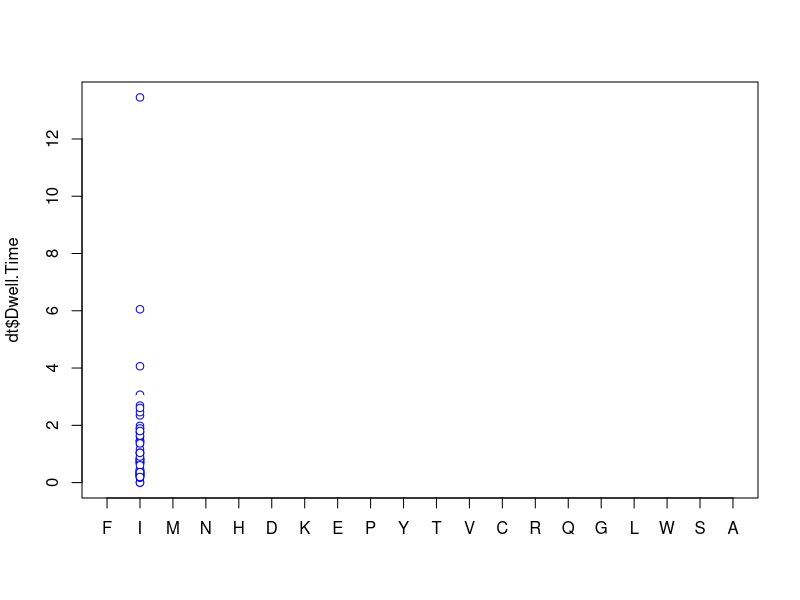

The R source for this figure: (Note: this script raises an error after producing the figure.)
dt=read.csv('plot_data.csv')
dt2<-cbind(dt$Amino.Acid[!duplicated(dt$Amino.Acid)],seq(1:20))
dt2<-dt2[order(dt2[,1]),]
stripchart(dt$Dwell.Time~factor(dt$Amino.Acid), vertical=T, at=dt2[,2], pch=15, col='white')
columns = dt$Amino.Acid[!duplicated(dt$Amino.Acid)]
for (i in 1:20) { 
	aadt = dt[dt$Amino.Acid==columns[i]] 
	points(rep(i,nrow(aadt)), aadt$Dwell.Time, col=ifelse(aadt$Polarity[1]=='Nonpolar', 'blue', 'red'), pch=21, bg='white')
}
pdf(Polarity_Plot.pdf)
